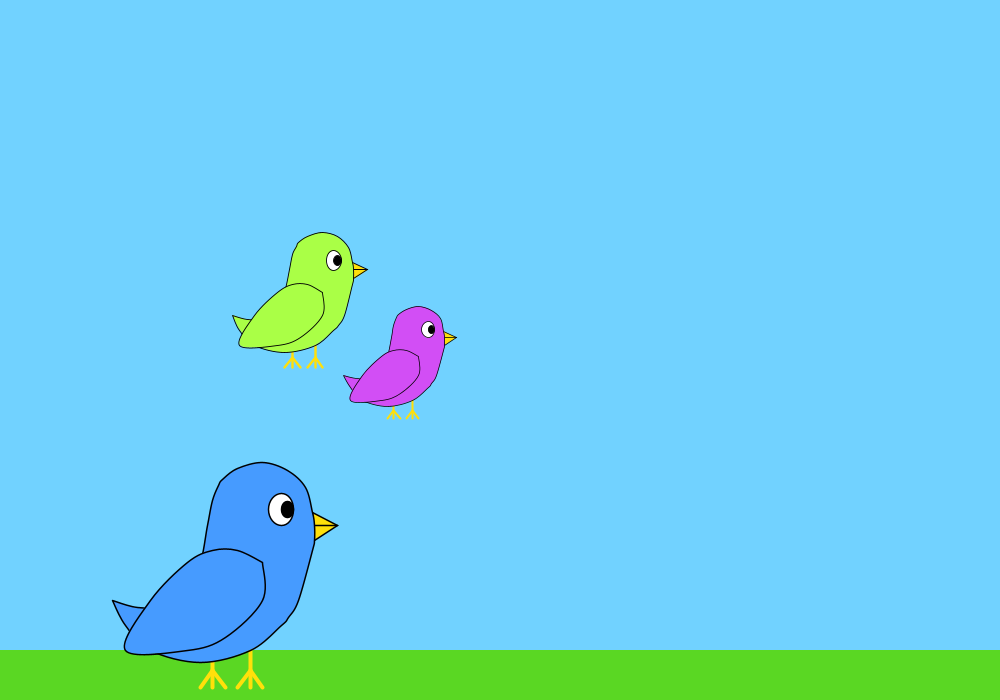
Frame 1 (no input)
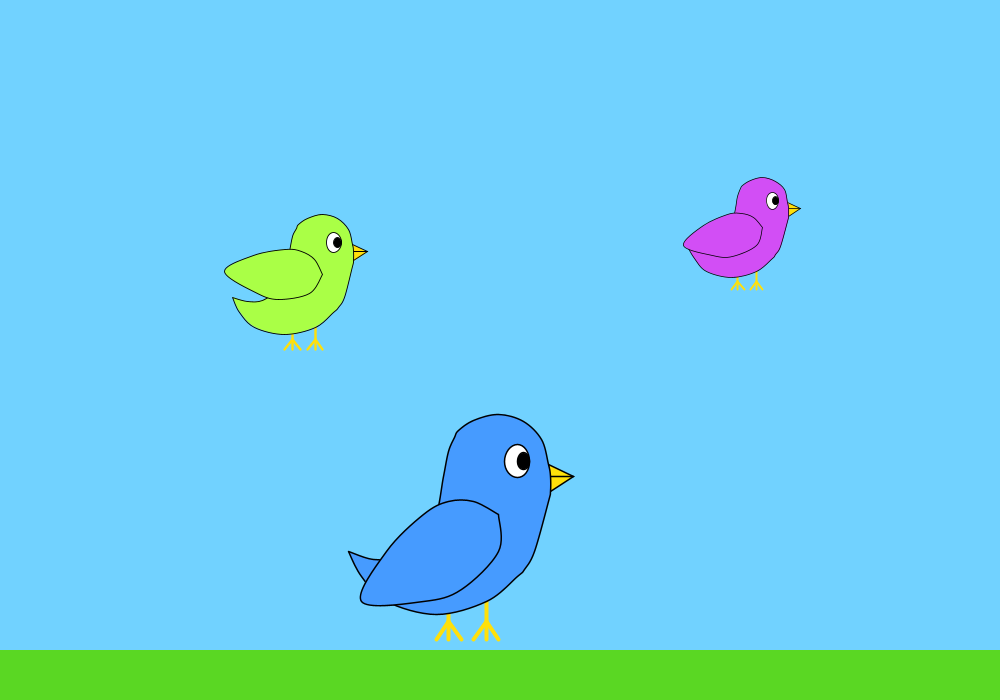
Frame 60 (the mouse pressed at the canvas centre just before this capture)
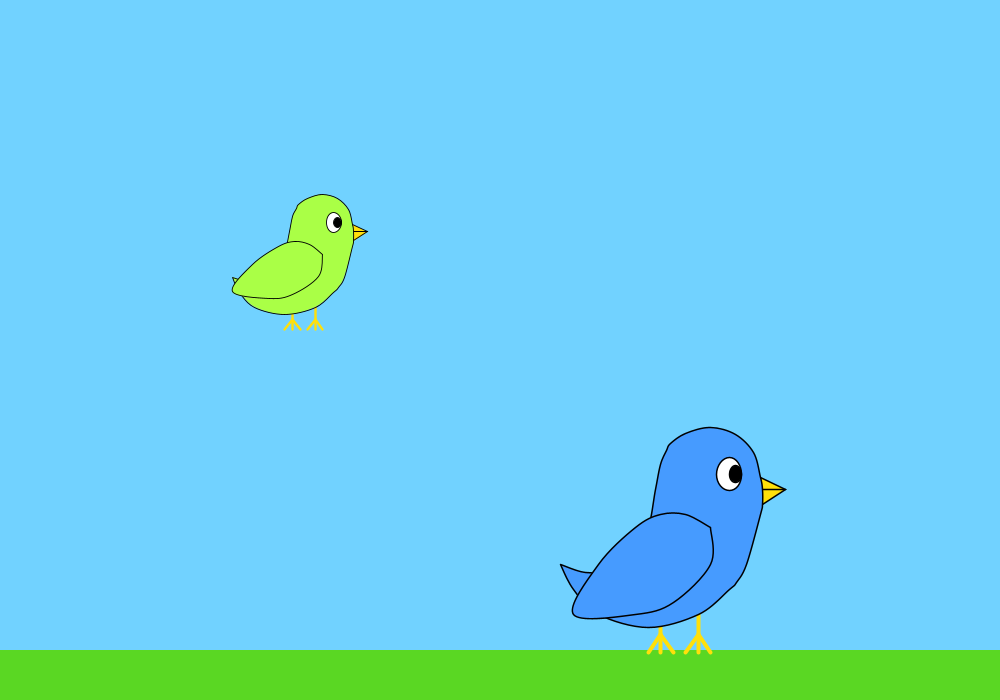
Frame 120 (the mouse held since frame 60 and released just before this capture)

The Processing sketch that drew these frames (run headless with seeded random() and noise(); from frame 60 on, the mouse is pressed at the canvas centre):

// Processing sketch: processing_139591
// ── processing_139591.pde

//Heidi Peterson
//Lick-Wilmerding High School, Building and Programming Intelligent Machines: Level 2: Block G
//March 2014
//Helped a lot by teacher Natalie Freed.
//Used Processing website for tutorials on different functions/operations, such as curveVertex(), abs(), scale(), translate(), rotate(), pushMatrix(), and popMatrix().
//Dalton Varney helped a lot, especially with the boolean function aspect of void flap().
//Interact with this program by creating new birds (choosing color and position) and making them perform different actions, including display, move, flap, hover, and hop (choosing different parameters to make each action unique). 
//I've included three specific examples of things one can do with the program: a flying bird, a hovering bird, and a hopping bird that reacts to the cursor.
//You can make the bird react and interact with their environments (such as my bird reacting to the mouse cursor) by writing your own code in the void draw section.

Bird sally;
Bird hamlet;
Bird erin;

void setup()
{
  size(1000, 700);
  background(255);
  sally = new Bird(225, height - 250, radians(0));
  hamlet = new Bird(400, height - 400, radians(0));
  erin = new Bird(300, height - 475, radians(0));
}

void draw()
{
  background(113, 210, 255); //Fills in sky

  noStroke();
  fill(90, 215, 35);
  rect(0, height - 50, width, 50); // Creates grass

  hamlet.display(.25, 210, 78, 245);
  hamlet.flap(4);
  hamlet.move(3);

  erin.display(.3, 170, 255, 70);
  erin.flap(2);
  erin.hover(2);

  sally.display(.5, 70, 155, 255);

  if (mouseX - sally.x == 300) {
    sally.hop(0, 0, 0); //If the mouse is 300 pixels away from the bird, then the bird stands
  }

  else if (mouseX >= sally.x && mouseX - sally.x < 300 && abs(mouseY - (sally.y + 100)) <= 165) {
    sally.hop(-3, 7, 50); //If the mouse is within 300 pixels of the bird, then the bird hops backwards
  }

  else {
    sally.hop(4, 5, 50); //Otherwise, the bird hops forward
  }
}

class Bird {
  boolean upflap =false;
  boolean uphover = false;
  float x;
  float y;
  float angle;
  float hopangle;

  Bird(float tempx, float tempy, float tempangle) {
    x = tempx;
    y = tempy;
    angle = tempangle;
  }

  void flap(float flapspeed) {
    if (upflap == false) {
      angle += radians(flapspeed);
    }
    else
    {
      angle -= radians(flapspeed);
    }
    if (angle >= radians(40)) {
      upflap = true;
    }
    if (angle <= radians(0)) {
      upflap = false;
    }
  }

  void move (float movespeed) {
    x += movespeed*random(1, 3);
    y -= movespeed*random(-1, 3);
    if (x >= width + 300 || y <= -300) { 
      x = random(-600, -300);
      y = height - 200; //If the bird reaches 300 pixels beyong the right side of the screen or 300 pixels above the top of the screen, then the bird resets at a point below and to the left of the screen
    }
  }

  void hop (float hopXspeed, float hopYspeed, float sinscale) {

    x += hopXspeed;
    if (x >= width + 300) {
      x = -300;
    }
    y = (height - 250) - sinscale*sin(hopangle);
    hopangle += radians(hopYspeed);
    if (hopangle >= radians(180)) {
      hopangle = 0;
    }
  }

  void  hover (float hoverspeed) {
    if (uphover == false) {
      y -= hoverspeed;
    }
    else
    {
      y += hoverspeed;
    }
    if (y <= height - 525) {
      uphover = true;
    }
    if (y >= height - 475) {
      uphover = false;
    }
  }


  void display(float birdscale, float birdRed, float birdGreen, float birdBlue) {
    pushMatrix();
    translate(x, y + 250*birdscale); //Allows for one to change the size of the bird without changing the size of its surroundings and x,y values
    scale(birdscale); //Change the size of the bird
    drawBird(0, 0, birdRed, birdGreen, birdBlue);
    drawWing(0 + 75, 0 - 25, angle, birdRed, birdGreen, birdBlue);
    popMatrix();
  }
}

void drawBird(float centerX, float centerY, float birdRed, float birdGreen, float birdBlue)
{

  strokeWeight(8);
  stroke(255, 224, 10);
  line(centerX - 25, centerY + 175, centerX - 25, centerY + 225);
  line(centerX - 25, centerY + 190, centerX - 50, centerY + 225);
  line(centerX - 25, centerY + 190, centerX, centerY + 225);
  line(centerX + 50, centerY + 150, centerX + 50, centerY + 225);
  line(centerX + 50, centerY + 190, centerX + 25, centerY + 225);
  line(centerX + 50, centerY + 190, centerX + 75, centerY + 225);

  strokeWeight(3);
  stroke(0);
  fill(255, 224, 10);
  triangle(centerX + 179, centerY - 70, centerX + 175, centerY - 125, centerX + 225, centerY - 100); //Beak
  line(centerX + 179, centerY - 100, centerX + 225, centerY - 100); //Beak Line

  fill(birdRed, birdGreen, birdBlue);
  beginShape(); //Bird Outline
  curveVertex(centerX - 225, centerY + 50); // the first control point
  curveVertex(centerX - 225, centerY + 50); // is also the start point of curve
  curveVertex(centerX - 200, centerY + 100);
  curveVertex(centerX - 150, centerY + 150);
  curveVertex(centerX - 50, centerY + 175);
  curveVertex(centerX + 50, centerY + 150);
  curveVertex(centerX + 113, centerY + 100);
  curveVertex(centerX + 127, centerY + 85);
  curveVertex(centerX + 147, centerY + 50);
  curveVertex(centerX + 175, centerY - 50);
  curveVertex(centerX + 179, centerY - 70);
  curveVertex(centerX + 179, centerY - 100);
  curveVertex(centerX + 175, centerY - 125);
  curveVertex(centerX + 160, centerY - 175);
  curveVertex(centerX + 125, centerY - 210);
  curveVertex(centerX + 75, centerY - 225);
  curveVertex(centerX + 25, centerY - 212.5);
  curveVertex(centerX - 5, centerY - 192);
  curveVertex(centerX - 13, centerY - 179);
  curveVertex(centerX - 25, centerY - 150);
  curveVertex(centerX - 35, centerY - 100);
  curveVertex(centerX - 50, centerY - 25);
  curveVertex(centerX - 75, centerY + 25);
  curveVertex(centerX - 125, centerY + 60);
  curveVertex(centerX - 175, centerY + 65);
  curveVertex(centerX - 225, centerY + 50); // the last point of curve
  curveVertex(centerX - 225, centerY + 50); // is also the last control point
  endShape();

  fill(255);
  ellipse(centerX + 112.5, centerY - 131.25, 50, 65);

  fill(0);
  ellipse(centerX + 125, centerY - 131.25, 25, 32.5);
}

void drawWing(float rpX, float rpY, float angle, float birdRed, float birdGreen, float birdBlue)
{
  strokeWeight(3);
  fill(birdRed, birdGreen, birdBlue);
  pushMatrix();
  translate(rpX, rpY);
  rotate(angle);
  beginShape(); //Bird Outline
  rpX = 0;
  rpY = 0;
  curveVertex(rpX, rpY); // the first control point
  curveVertex(rpX, rpY); // is also the start point of curve
  curveVertex(rpX - 50, rpY - 25);
  curveVertex(rpX - 100, rpY - 25);
  curveVertex(rpX - 150, rpY);
  curveVertex(rpX - 225, rpY + 75);
  curveVertex(rpX - 275, rpY + 175);
  curveVertex(rpX - 150, rpY + 175);
  curveVertex(rpX - 75, rpY + 150);
  curveVertex(rpX, rpY + 75);
  curveVertex(rpX, rpY); // the point of the curve
  curveVertex(rpX, rpY); // is also the last control point
  endShape();
  popMatrix();
}
